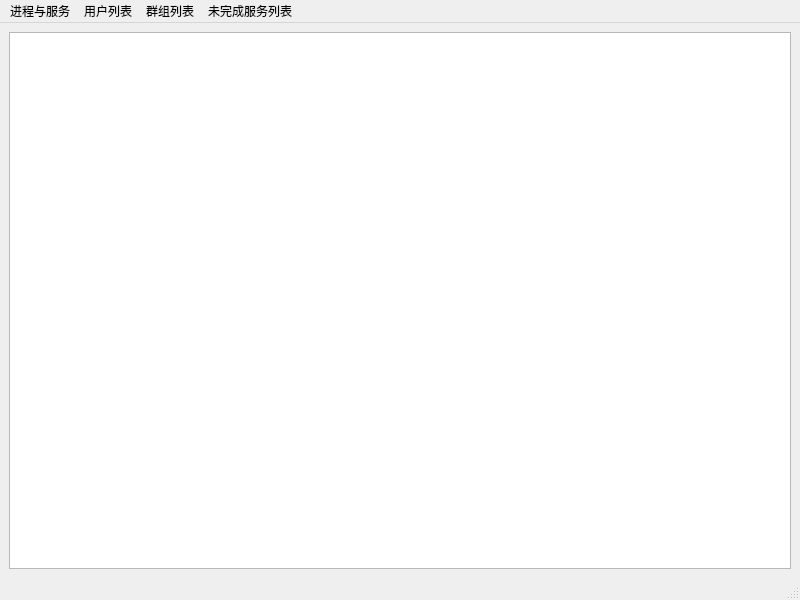
<?xml version="1.0" encoding="UTF-8"?>
<ui version="4.0">
 <class>TcpServerMainWindow</class>
 <widget class="QMainWindow" name="TcpServerMainWindow">
  <property name="geometry">
   <rect>
    <x>0</x>
    <y>0</y>
    <width>800</width>
    <height>600</height>
   </rect>
  </property>
  <property name="windowTitle">
   <string>TcpServerMainWindow</string>
  </property>
  <widget class="QWidget" name="centralwidget">
   <layout class="QHBoxLayout" name="horizontalLayout">
    <item>
     <widget class="QTextBrowser" name="textBrowserShow"/>
    </item>
   </layout>
  </widget>
  <widget class="QMenuBar" name="menubarSwitch">
   <property name="geometry">
    <rect>
     <x>0</x>
     <y>0</y>
     <width>800</width>
     <height>28</height>
    </rect>
   </property>
   <widget class="QMenu" name="menuService">
    <property name="title">
     <string>进程与服务</string>
    </property>
    <addaction name="actionshowServiceList"/>
   </widget>
   <widget class="QMenu" name="menuUserList">
    <property name="title">
     <string>用户列表</string>
    </property>
    <addaction name="actionshowUserList"/>
   </widget>
   <widget class="QMenu" name="menuGroupList">
    <property name="title">
     <string>群组列表</string>
    </property>
    <addaction name="actionshowGroupList"/>
   </widget>
   <widget class="QMenu" name="menuUndoList">
    <property name="title">
     <string>未完成服务列表</string>
    </property>
    <addaction name="actionshowUndoList"/>
   </widget>
   <addaction name="menuService"/>
   <addaction name="menuUserList"/>
   <addaction name="menuGroupList"/>
   <addaction name="menuUndoList"/>
  </widget>
  <widget class="QStatusBar" name="statusbar"/>
  <action name="actionshowUserList">
   <property name="text">
    <string>显示列表</string>
   </property>
  </action>
  <action name="actionshowGroupList">
   <property name="text">
    <string>显示列表</string>
   </property>
  </action>
  <action name="actionshowUndoList">
   <property name="text">
    <string>显示列表</string>
   </property>
  </action>
  <action name="actionshowServiceList">
   <property name="text">
    <string>显示列表</string>
   </property>
  </action>
 </widget>
 <resources/>
 <connections/>
</ui>
